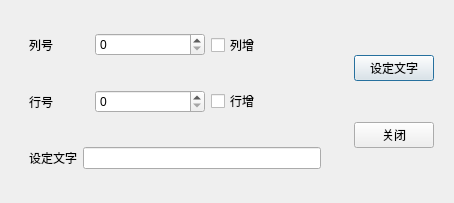
<?xml version="1.0" encoding="UTF-8"?>
<ui version="4.0">
 <class>QWDialogLocate</class>
 <widget class="QDialog" name="QWDialogLocate">
  <property name="geometry">
   <rect>
    <x>0</x>
    <y>0</y>
    <width>454</width>
    <height>203</height>
   </rect>
  </property>
  <property name="windowTitle">
   <string>Dialog</string>
  </property>
  <layout class="QHBoxLayout" name="horizontalLayout_4">
   <item>
    <widget class="QWidget" name="widget" native="true">
     <layout class="QVBoxLayout" name="verticalLayout">
      <item>
       <widget class="QWidget" name="widget_3" native="true">
        <layout class="QHBoxLayout" name="horizontalLayout">
         <item>
          <widget class="QLabel" name="label">
           <property name="maximumSize">
            <size>
             <width>60</width>
             <height>16777215</height>
            </size>
           </property>
           <property name="text">
            <string>列号</string>
           </property>
          </widget>
         </item>
         <item>
          <widget class="QSpinBox" name="spinBoxColNo"/>
         </item>
         <item>
          <widget class="QCheckBox" name="checkBoxColAdd">
           <property name="text">
            <string>列增</string>
           </property>
          </widget>
         </item>
        </layout>
       </widget>
      </item>
      <item>
       <widget class="QWidget" name="widget_4" native="true">
        <layout class="QHBoxLayout" name="horizontalLayout_2">
         <item>
          <widget class="QLabel" name="label_4">
           <property name="maximumSize">
            <size>
             <width>60</width>
             <height>16777215</height>
            </size>
           </property>
           <property name="text">
            <string>行号</string>
           </property>
          </widget>
         </item>
         <item>
          <widget class="QSpinBox" name="spinBoxRowNo"/>
         </item>
         <item>
          <widget class="QCheckBox" name="checkBoxRowAdd">
           <property name="text">
            <string>行增</string>
           </property>
          </widget>
         </item>
        </layout>
       </widget>
      </item>
      <item>
       <widget class="QWidget" name="widget_5" native="true">
        <layout class="QHBoxLayout" name="horizontalLayout_3">
         <item>
          <widget class="QLabel" name="label_3">
           <property name="maximumSize">
            <size>
             <width>60</width>
             <height>16777215</height>
            </size>
           </property>
           <property name="text">
            <string>设定文字</string>
           </property>
          </widget>
         </item>
         <item>
          <widget class="QLineEdit" name="lineEdit"/>
         </item>
        </layout>
       </widget>
      </item>
     </layout>
    </widget>
   </item>
   <item>
    <widget class="QWidget" name="widget_2" native="true">
     <layout class="QVBoxLayout" name="verticalLayout_2">
      <item>
       <widget class="QPushButton" name="btnSetText">
        <property name="text">
         <string>设定文字</string>
        </property>
        <property name="icon">
         <iconset resource="res.qrc">
          <normaloff>:/images/images/506.bmp</normaloff>:/images/images/506.bmp</iconset>
        </property>
       </widget>
      </item>
      <item>
       <widget class="QPushButton" name="btnClose">
        <property name="text">
         <string>关闭</string>
        </property>
        <property name="icon">
         <iconset resource="res.qrc">
          <normaloff>:/images/images/132.bmp</normaloff>:/images/images/132.bmp</iconset>
        </property>
       </widget>
      </item>
     </layout>
    </widget>
   </item>
  </layout>
 </widget>
 <resources>
  <include location="res.qrc"/>
 </resources>
 <connections>
  <connection>
   <sender>btnClose</sender>
   <signal>clicked()</signal>
   <receiver>QWDialogLocate</receiver>
   <slot>close()</slot>
   <hints>
    <hint type="sourcelabel">
     <x>378</x>
     <y>135</y>
    </hint>
    <hint type="destinationlabel">
     <x>226</x>
     <y>101</y>
    </hint>
   </hints>
  </connection>
 </connections>
</ui>
